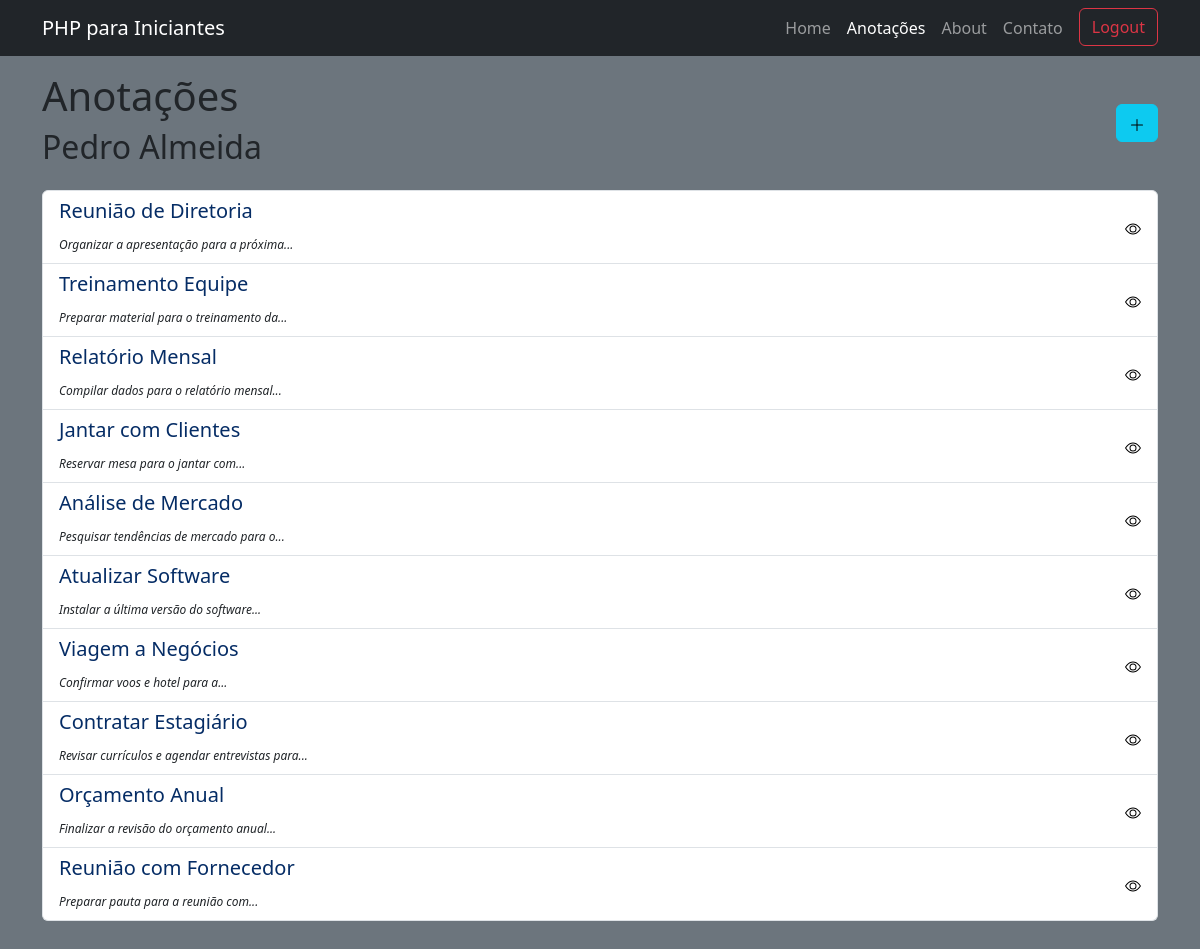
The page /notas (signed in) on the database its author committed.
### tables this page shows
CREATE TABLE usuario(
id_user INT NOT NULL AUTO_INCREMENT,
name VARCHAR(100) NOT NULL,
email VARCHAR(120) UNIQUE,
password VARCHAR(255),
PRIMARY KEY(id_user)
);

CREATE TABLE notas (
id_nota INT NOT NULL AUTO_INCREMENT,
id_user INT NOT NULL,
title VARCHAR(50) NOT NULL,
body TEXT NOT NULL,
dt_nota DATE NOT NULL,

PRIMARY KEY(id_nota),
FOREIGN KEY(id_user)
    REFERENCES usuario(id_user)
);

### Base/functions.php (called while the page is built, shortened)
<?php
function isUrl($value)
{
    return $_SERVER["REQUEST_URI"] === $value;
}
function path($sufix)
{
    return ROOT_DIR . $sufix;
}
function view($path, $params = ["nome" => "Bloco de notas Web"])
{
    require path("views/$path.php", $params);
}
?>

### Http/controllers/notes/index.php (called while the page is built, shortened)
<?php
$db = App::resolve(Database::class);
$db->connect();
$notas = $db
    ->exec(
        'select id_nota,title,SUBSTRING_INDEX(body," ",6) as body
    from notas where id_user = :id order by dt_nota desc;',
        ["id" => $_SESSION["userCode"]]
    )
    ->findAll();
$user = $db
    ->exec("select name from usuario where id_user = :id", [
        "id" => $_SESSION["userCode"],
    ])
    ->find();
view("notes/index.view", [
    "nome" => "Anotações",
    "notas" => $notas,
    "user" => $user,
]);
?>

### public/index.php (called while the page is built, shortened)
<?php
require "../Base/functions.php";
require path("bootstrap.php");
$router = new Router();
$routes = $url = parse_url($_SERVER["REQUEST_URI"])["path"];
$method = $_POST["_method"] ?? $_SERVER["REQUEST_METHOD"];
try {
    $router->route($url, $method);
} catch (ValidationException $exception) {
    Session::flash("erros", $exception->erros);
    foreach ($exception->old as $key => $valor) {
        Session::flash("old", [
            $key => $valor,
        ]);
    }
    $router->redirect();
}
?>

### Base/Container.php (called while the page is built, shortened)
<?php
class Container
{
    protected $bindings = [];
    public function bind($key, $resolver)
    {
        $this->bindings[$key] = $resolver;
    }
    public function resolve($key)
    {
        $resolver = $this->bindings[$key];
        return call_user_func($resolver);
    }
}

### env.php (called while the page is built)
<?php
$env = [
    "database" => [
        "host" => "localhost",
        "dbName" => "db_estudos",
        "port" => 3306,
        "user" => "root",
        "password" => "123456",
    ],
];
?>

### bootstrap.php (called while the page is built, shortened)
<?php
$container = new Container();
$container->bind("Base\Database", function () {
    require path("env.php");
    $db = new Database($env["database"]);
    return $db;
});

### Base/App.php (called while the page is built, shortened)
<?php
class App
{
    protected static $container;
    public static function setContainer($container)
    {
        static::$container = $container;
    }
    public static function resolve($key)
    {
        return static::$container->resolve($key);
    }
}

### Base/Database.php (called while the page is built, shortened)
<?php
class Database
{
    public $host;
    public $user;
    public $dbName;
    public $password;
    public $port;
    public $charset = "utf8mb4";
    public $conn;
    public $statement;
    public function __construct($config)
    {
        $this->host = $config["host"];
        $this->user = $config["user"];
        $this->password = $config["password"];
        $this->dbName = $config["dbName"];
        $this->port = $config["port"];
    }
    public function connect(): void
    {
        $param = [
            "host" => $this->host,
            "dbname" => $this->dbName,
            "port" => $this->port,
            "charset" => $this->charset,
        ];
        $dsn = "mysql:" . http_build_query($param, "", ";");
        $pdo = new PDO($dsn, $this->user, $this->password, [
            PDO::ATTR_DEFAULT_FETCH_MODE => PDO::FETCH_ASSOC,
        ]);
        $this->conn = $pdo;
    }
    public function exec($query, $params = [])
    {
        $this->statement = $this->conn->prepare($query);
        $this->statement->execute($params);
        return $this;
    }
    public function find()
    {
        return $this->statement->fetch();
    }
    public function findAll()
    {
        return $this->statement->fetchAll();
    }
}

### views/partials/listaNotas.php (the view)
<table class="table mt-3">
    <ul class="list-group">
        <?php foreach ($notas as $nt): ?>
            <li class="list-group-item d-flex justify-content-between align-items-center">
                <div>
                    <h5 class="text-primary-emphasis"><?= htmlspecialchars(
                        $nt["title"]
                    ) ?></h5>
                    <span class="text-dark fst-italic" style="font-size: 12px;">
                        <?= htmlspecialchars($nt["body"]) . "..." ?>
                    </span>
                </div>
                <a href="/nota?id=<?= $nt["id_nota"] ?>">
                    <img class="img-fluid" src="resources/img/eye.svg">
                </a>
            </li>
        <?php endforeach; ?>
    </ul>
</table>

### Base/Router.php (shortened to what this page needs)
<?php
class Router
{
    protected $routes = [];
    public function route($url, $method)
    {
        foreach ($this->routes as $route) {
            if (
                $url === $route["url"] &&
                $route["method"] == strtoupper($method)
            ) {
                return require path("Http/controllers" . $route["controller"]);
                die();
            }
        }
    }
    public function add($url, $controller, $method)
    {
        $this->routes[] = [
            "url" => $url,
            "controller" => $controller,
            "method" => $method,
            "middleware" => null,
        ];
        return $this;
    }
    public function only($key)
    {
        $this->routes[array_key_last($this->routes)]["middleware"] = $key;
        return $this;
    }
}
?>

### views/partials/header.php (shortened to what this page needs)
<!DOCTYPE html>
<html lang="pt-br">
    <head>
        <link rel="stylesheet" href="https://cdn.jsdelivr.net/npm/bootstrap@5.3.7/dist/css/bootstrap.min.css">
    </head>
    <body class="bg-secondary">

### views/partials/nav.php (shortened to what this page needs)
<nav class="navbar navbar-expand-lg navbar-dark bg-dark">
    <div class="container">
        <a class="navbar-brand" href="#">PHP para Iniciantes</a>
        <div class="collapse navbar-collapse" id="navbarSupportedContent">
            <ul class="navbar-nav ms-auto mb-2 mb-lg-0">
                <li class="nav-item">
                    <a class="nav-link <?= isUrl("/")
                        ? "active"
                        : "" ?>" href="/">
                        Home
                    </a>
                </li>
                <li class="nav-item">
                    <?php if ($_SESSION["user"] ?? false): ?>
                        <a class="nav-link <?= isUrl("/notas") ||
                        str_starts_with($url, "/nota")
                            ? "active"
                            : "" ?>" href="/notas">Anotações</a>
                    <?php endif; ?>
                </li>
                <li class="nav-item">
                    <a class="nav-link <?= isUrl("/about")
                        ? "active"
                        : "" ?>" href="/about">About</a>
                </li>
                <li class="nav-item">
                    <a class="nav-link <?= isUrl("/contact")
                        ? "active"
                        : "" ?>" href="/contact">Contato</a>
                </li>
                <li class="nav-item">
                    <?php if (!isset($_SESSION["user"]) ?? false): ?>
                        <a class="nav-link <?= isUrl("/login")
                            ? "active"
                            : "" ?>" href="/login">Login</a>
                    <?php else: ?>
                        <form action="/login" method="POST">
                            <button type="submit" class="btn btn-outline-danger ms-2">Logout</button>
                        </form>
                    <?php endif; ?>
                </li>
            </ul>
        </div>
    </div>
</nav>

### views/notes/index.view.php
<?php
extract($params);
require path("views/partials/header.php");
require path("views/partials/nav.php");
?>
<div class="container mt-3 w-100 w-sm-50">
    <div class="d-flex justify-content-between align-items-center mb-3">
        <div>
            <h1>Anotações</h1>
            <h2><?= $user["name"] ?></h2>
        </div>
        <a class="btn btn-info text-white h-25" href="/notas/criar-nota">
            <img class="img-fluid text-light" src="resources/img/create.svg">
        </a>
    </div>
    <?php !empty($notas)
        ? require path("views/partials/listaNotas.php")
        : view("responses/ops.view"); ?>
</div>
<?php require path("views/partials/footer.php"); ?>

### views/partials/footer.php (shortened to what this page needs)
    </body>
</html>

### rows shown on the page
usuario: name "Pedro Almeida"
notas: title "Reunião de Diretoria", body "Organizar a apresentação para a próxima"
notas: title "Treinamento Equipe", body "Preparar material para o treinamento da"
notas: title "Relatório Mensal", body "Compilar dados para o relatório mensal"
notas: title "Jantar com Clientes", body "Reservar mesa para o jantar com"
notas: title "Análise de Mercado", body "Pesquisar tendências de mercado para o"
notas: title "Atualizar Software", body "Instalar a última versão do software"
notas: title "Viagem a Negócios", body "Confirmar voos e hotel para a"
notas: title "Contratar Estagiário", body "Revisar currículos e agendar entrevistas para"
notas: title "Orçamento Anual", body "Finalizar a revisão do orçamento anual"
notas: title "Reunião com Fornecedor", body "Preparar pauta para a reunião com"
